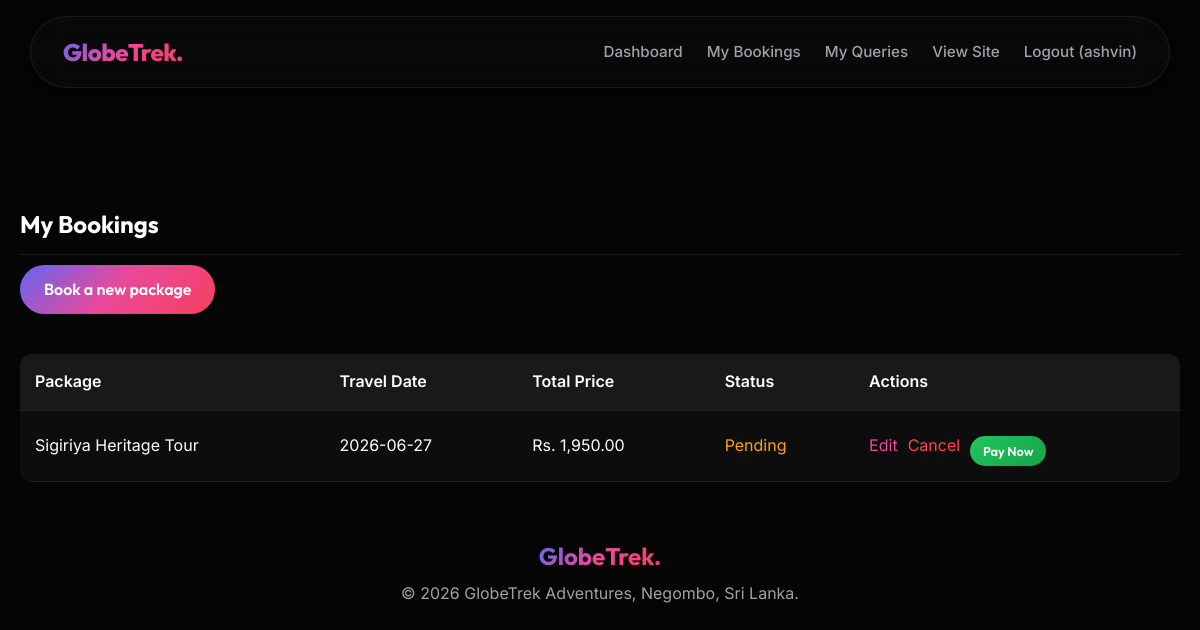
The app's page /cust_booking.php (signed in) with its own data.
### tables this page shows
CREATE TABLE `bookings` (
  `booking_id` int(11) NOT NULL,
  `customer_id` int(11) NOT NULL,
  `package_id` int(11) NOT NULL,
  `accommodation_id` int(11) DEFAULT NULL,
  `transport_id` int(11) DEFAULT NULL,
  `travel_date` date NOT NULL,
  `customization_notes` text DEFAULT NULL,
  `status` enum('pending','confirmed','cancelled') DEFAULT 'pending',
  `total_price` decimal(10,2) NOT NULL,
  `booking_date` timestamp NOT NULL DEFAULT current_timestamp()
);

CREATE TABLE `packages` (
  `package_id` int(11) NOT NULL,
  `title` varchar(150) NOT NULL,
  `destination_id` int(11) NOT NULL,
  `description` text DEFAULT NULL,
  `price` decimal(10,2) NOT NULL,
  `duration_days` int(11) NOT NULL,
  `image` varchar(255) DEFAULT NULL,
  `created_by` int(11) DEFAULT NULL,
  `created_at` timestamp NOT NULL DEFAULT current_timestamp()
);

### cust_booking.php (the view, shortened to what this page needs)
<?php
require 'db.php';
require 'header.php';
$action = $_GET['action'] ?? 'list';
$package_id = isset($_GET['package_id']) ? (int)$_GET['package_id'] : null;
$accommodations = [];
$transports = [];
$editing = null;
?>
<div class="section-header" style="margin-top: 40px;">
    <h2>My Bookings</h2>
</div>
<?php if ($editing): ?>
    <div class="card" style="padding: 2rem; max-width: 600px; margin: 0 auto;">
    <h3>Edit Booking</h3>
    <form method="POST" action="cust_bookings.php" style="display: flex; flex-direction: column; gap: 15px; margin-top: 20px;">
        <input type="hidden" name="booking_id" value="<?= $editing['booking_id'] ?>">
        <div>
            <label>Travel Date:</label>
            <input type="date" name="travel_date" value="<?= htmlspecialchars($editing['travel_date']) ?>" required style="width:100%;">
        </div>
        <div>
            <label>Accommodation:</label>
            <select name="accommodation_id" style="width:100%;">
                <option value="">-- None --</option>
                <?php foreach ($accommodations as $acc): ?>
                    <option value="<?= $acc['accommodation_id'] ?>"
                        <?= $editing['accommodation_id'] == $acc['accommodation_id'] ? 'selected' : '' ?>>
                        <?= htmlspecialchars($acc['name']) ?> - Rs. <?= number_format($acc['price_per_night'], 2) ?>/night
                    </option>
                <?php endforeach; ?>
            </select>
        </div>
        <div>
            <label>Transport:</label>
            <select name="transport_id" style="width:100%;">
                <option value="">-- None --</option>
                <?php foreach ($transports as $t): ?>
                    <option value="<?= $t['transport_id'] ?>"
                        <?= $editing['transport_id'] == $t['transport_id'] ? 'selected' : '' ?>>
                        <?= htmlspecialchars($t['type']) ?> (<?= htmlspecialchars($t['provider']) ?>) - Rs. <?= number_format($t['price'], 2) ?>
                    </option>
                <?php endforeach; ?>
            </select>
        </div>
        <div>
            <label>Customization Notes:</label>
            <textarea name="customization_notes" rows="3" style="width:100%;"><?= htmlspecialchars($editing['customization_notes']) ?></textarea>
        </div>
        <div style="display: flex; gap: 15px; align-items: center;">
            <button type="submit" class="btn">Update Booking</button>
            <a href="cust_bookings.php">Cancel Edit</a>
        </div>
    </form>
    </div>
<?php else: ?>
    <?php
    $stmt = $pdo->prepare("SELECT b.*, p.title AS package_title, p.duration_days
                            FROM bookings b
                            JOIN packages p ON b.package_id = p.package_id
                            WHERE b.customer_id = ?
                            ORDER BY b.booking_date DESC");
    $stmt->execute([$_SESSION['user_id']]);
    $bookings = $stmt->fetchAll(PDO::FETCH_ASSOC);
    ?>
    <?php if (empty($bookings)): ?>
        <p>You have no bookings yet. <a href="cust_bookings.php?action=new">Book a package</a></p>
    <?php else: ?>
        <p style="margin-bottom: 20px;"><a href="cust_bookings.php?action=new" class="btn">Book a new package</a></p>
        <div style="overflow-x: auto;">
        <table>
            <tr>
                <th>Package</th><th>Travel Date</th><th>Total Price</th><th>Status</th><th>Actions</th>
            </tr>
            <?php foreach ($bookings as $b): ?>
                <tr>
                    <td><?= htmlspecialchars($b['package_title']) ?></td>
                    <td><?= htmlspecialchars($b['travel_date']) ?></td>
                    <td>Rs. <?= number_format($b['total_price'], 2) ?></td>
                    <td>
                        <span style="color: <?= $b['status'] === 'confirmed' ? 'green' : ($b['status'] === 'pending' ? 'orange' : 'red') ?>;">
                            <?= htmlspecialchars(ucfirst($b['status'])) ?>
                        </span>
                    </td>
                    <td>
                        <div style="display: flex; gap: 10px; align-items: center; flex-wrap: wrap;">
                        <?php if ($b['status'] !== 'cancelled'): ?>
                            <a href="cust_bookings.php?action=edit&id=<?= $b['booking_id'] ?>" style="color: var(--accent-solid);">Edit</a>
                            <a href="cust_bookings.php?action=cancel&id=<?= $b['booking_id'] ?>"
                               onclick="return confirm('Cancel this booking?');" style="color: #ff4444;">Cancel</a>
                        <?php else: ?>
                            <em style="color: gray;">Cancelled</em>
                        <?php endif; ?>
                        <?php if ($b['status'] === 'pending'): ?>
                            <a href="cust_payment.php?booking_id=<?= $b['booking_id'] ?>" class="btn" style="padding: 0.3rem 0.8rem; font-size: 0.8rem; background: linear-gradient(135deg,#22c55e,#16a34a);">Pay Now</a>
                        <?php endif; ?>
                        </div>
                    </td>
                </tr>
            <?php endforeach; ?>
        </table>
        </div>
    <?php endif; ?>
<?php endif; ?>
<?php require 'footer.php'; ?>

### css/style.css (style rules this page uses)
:root { --bg-primary: #050505; --bg-secondary: #0a0a0a; --text-primary: #ffffff; --text-secondary: #a1a1aa; --accent-gradient: linear-gradient(135deg, #6366f1, #ec4899, #f43f5e); --accent-solid: #ec4899; --glass-bg: rgba(255, 255, 255, 0.03); --glass-border: rgba(255, 255, 255, 0.08); --glass-hover: rgba(255, 255, 255, 0.08); --font-heading: 'Outfit', sans-serif; --font-body: 'Inter', sans-serif; --transition-smooth: all 0.4s cubic-bezier(0.16, 1, 0.3, 1); --transition-bounce: all 0.5s cubic-bezier(0.34, 1.56, 0.64, 1); }
* { margin: 0; padding: 0; box-sizing: border-box; }
html { scroll-behavior: smooth; background-color: var(--bg-primary); scroll-padding-top: 120px; }
body { font-family: var(--font-body); color: var(--text-primary); line-height: 1.6; overflow-x: hidden; -webkit-font-smoothing: antialiased; padding-top: 100px; }
a { text-decoration: none; color: inherit; transition: var(--transition-smooth); }
h1, h2, h3, h4, h5, h6 { font-family: var(--font-heading); line-height: 1.2; }
button, .btn { display: inline-flex; align-items: center; justify-content: center; padding: 0.75rem 1.5rem; border-radius: 100px; font-family: var(--font-heading); font-weight: 600; font-size: 1rem; cursor: pointer; border: none; transition: var(--transition-bounce); background: var(--accent-gradient); color: white; margin-top: 10px; }
table { width: 100%; border-collapse: collapse; margin-top: 20px; background: var(--glass-bg); border-radius: 12px; overflow: hidden; }
th, td { padding: 15px; text-align: left; border-bottom: 1px solid var(--glass-border); }
th { background: rgba(255, 255, 255, 0.05); font-weight: 600; color: var(--text-primary); }
.section-header { display: flex; justify-content: space-between; align-items: flex-end; border-bottom: 1px solid var(--glass-border); padding-bottom: 15px; }

### records on screen
bookings: package.title "Sigiriya Heritage Tour", travel_date "2026-06-27", total_price "1,950.00", status "Pending"

### other values on screen
$name "ashvin"
